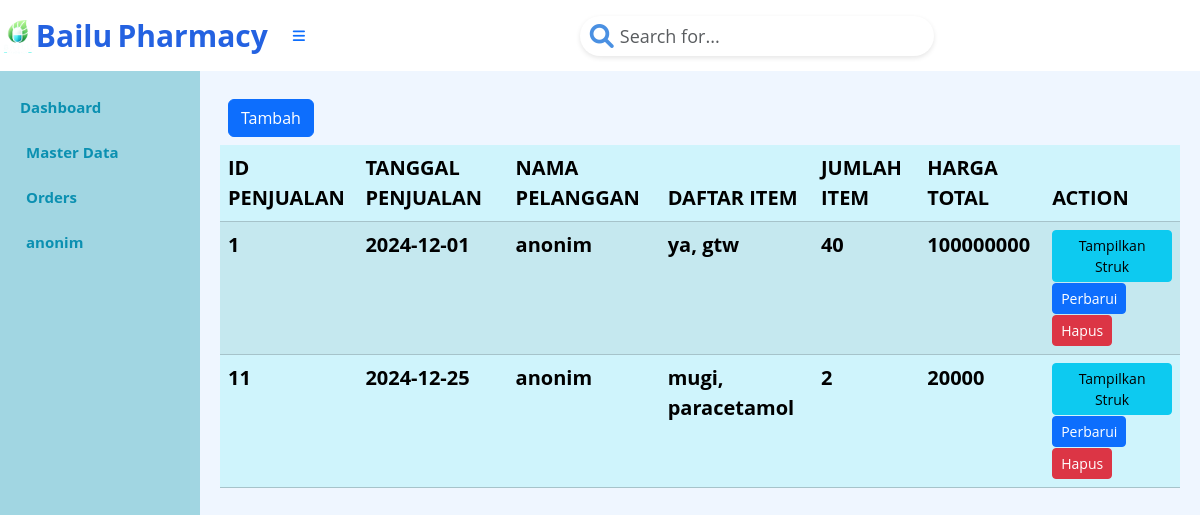
/index.php?page=penjualan (signed in), run on the app's committed database.
### tables this page shows
CREATE TABLE `tb_penjualan` (
  `Id_penjualan` int(5) NOT NULL AUTO_INCREMENT,
  `Tanggal_penjualan` date NOT NULL,
  `Total_item` int(3) NOT NULL,
  `harga_total` int(8) NOT NULL,
  `Total_bayar` int(8) NOT NULL,
  `Kembalian` int(8) NOT NULL,
  `Id_pelanggan` int(3) NOT NULL,
  PRIMARY KEY (`Id_penjualan`),
  KEY `Id_pelanggan` (`Id_pelanggan`),
  CONSTRAINT `tb_penjualan_ibfk_1` FOREIGN KEY (`Id_pelanggan`) REFERENCES `tb_pelanggan` (`Id_pelanggan`)
);

CREATE TABLE `tb_pelanggan` (
  `Id_pelanggan` int(4) NOT NULL AUTO_INCREMENT,
  `username` varchar(15) NOT NULL,
  `email` varchar(15) NOT NULL,
  `no_tlp` varchar(15) NOT NULL,
  `alamat` varchar(10) NOT NULL,
  `password` varchar(15) NOT NULL,
  PRIMARY KEY (`Id_pelanggan`)
);

### penjualan.php (the view, shortened to what this page needs)
<div class="d-grid gap-2 p-2 d-md-flex justify-content-md">
    <a class="btn btn-primary me-md-2" href="index.php?page=penjualan.form&action=add" role="button">Tambah</a>
</div>
<?php
$mysqli = new mysqli("localhost", "root", "", "apotek");
$result = $mysqli->query("
   SELECT
    p.`Id_penjualan` AS ID_penjualan,
    p.`Tanggal_penjualan` AS tanggal,
    np.`username` AS pelanggan,
    GROUP_CONCAT(o.Nama_Obat SEPARATOR ', ') AS Daftar_Item,
    GROUP_CONCAT(CONCAT(o.Nama_Obat, ';', pd.jumlah_item, ';', pd.harga_satuan) SEPARATOR ', ') AS Rincian_Item,
    p.Total_item AS Item,
    p.`harga_total` AS Total_harga, -- Total harga barang
    p.`total_bayar` AS Total_bayar, -- Uang yang dibayarkan pelanggan
    (p.total_bayar - p.harga_total) AS Kembalian, -- Perhitungan kembalian
    pd.Id_obat AS Id_obat
FROM
    tb_penjualan p
JOIN
    tb_pelanggan np ON p.`Id_pelanggan` = np.`Id_pelanggan`
JOIN
    tb_penjualan_detail pd ON p.`Id_penjualan` = pd.`Id_penjualan`
JOIN
    tb_obat o ON pd.Id_obat = o.Id_Obat
GROUP BY
    p.`Id_penjualan`;
");
?>
<table class="table table-info table-striped">
    <thead>
        <tr>
            <th>ID PENJUALAN</th>
            <th>TANGGAL PENJUALAN</th>
            <th>NAMA PELANGGAN</th>
            <th>DAFTAR ITEM</th>
            <th>JUMLAH ITEM</th>
            <th>HARGA TOTAL</th>
            <th>ACTION</th>
        </tr>
    </thead>
    <tbody>
        <?php foreach ($result as $row): ?>
            <tr>
                <td><?= htmlspecialchars($row['ID_penjualan']) ?></td>
                <td><?= htmlspecialchars($row['tanggal']) ?></td>
                <td><?= htmlspecialchars($row['pelanggan']) ?></td>
                <td><?= htmlspecialchars($row['Daftar_Item']) ?></td>
                <td><?= htmlspecialchars($row['Item']) ?></td>
                <td><?= htmlspecialchars($row['Total_bayar']) ?></td>
                <td>
                    <button type="button" class="btn btn-info btn-sm" onclick="tampilkanStruk(<?= htmlspecialchars(json_encode($row)) ?>)">
                        Tampilkan Struk
                    </button>
                    <a class="btn btn-primary me-md-2 btn-sm" href="index.php?page=penjualan.form&Id_penjualan=<?= $row['ID_penjualan'] ?>&action=edit">
                        Perbarui
                    </a>
                    <form action="penjualan.action.php" method="POST" style="display:inline;">
                        <button type="submit" class="btn btn-danger me-md-2 btn-sm" onclick="return confirm('Ingin menghapus data ini?');">
                            Hapus
                        </button>
                    </form>
                </td>
            </tr>
        <?php endforeach; ?>
    </tbody>
</table>

### index.php (style rules this page uses)
body { background-color: #EFF6FF; font-family: 'Open Sans', sans-serif; font-weight: bold; font-size: 20px; color: #0B90B1; }

### data on the page
tb_penjualan: Id_penjualan "1", Tanggal_penjualan "2024-12-01", Id_pelanggan.username "anonim", Daftar_Item "ya, gtw", Total_item "40", Total_bayar "100000000"
tb_penjualan: Id_penjualan "11", Tanggal_penjualan "2024-12-25", Id_pelanggan.username "anonim", Daftar_Item "mugi, paracetamol", Total_item "2", Total_bayar "20000"

### other printed values
$_SESSION['username'] "anonim"
